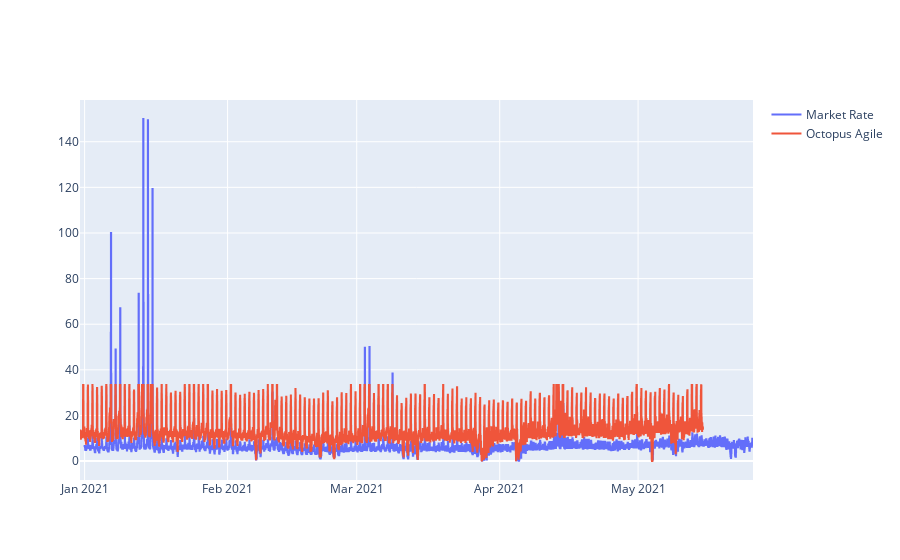

The code cell stored with this chart in its notebook:
### Markdown cell above
# 1) How the pricing of Octopus Agile relates to the market price?

Octopus Agile is tied to wholesale costs.
Octopus has a lot of PPA agreements.

<b>Question - How do PPA affect octopus agile. This analysis I've assumed it follows the market wholesale costs.</b> 

Here we look at the wholesale markets prices against the Octopus agile tariff but need to understand
the make up of octopus's wholesale costs and how their PPA are priced and how much comes directly from the 
day ahead markets. 

Octopus Agile is going to be make up of: 
   
- Wholesale Costs
- Network Costs
- Operating Costs 
- Environmental and Social Obligations 
- VAT - excluded from these numbers anyway.

### Code cell
# Lets investigate the difference between the raw energy price and the agile tariff price
fig = go.Figure()
fig.add_trace(go.Scatter(x=df['date'], y=df['p_kwh'],
                    line = {"shape": 'hv'},
                    mode='lines',
                    name='Market Rate'))

fig.add_trace(go.Scatter(x=octopus_agile_2021['valid_from_datetime'], y=octopus_agile_2021['value_exc_vat'],
                    line = {"shape": 'hv'},
                    mode='lines',
                    name='Octopus Agile'))

fig.show()

### Figure 1 — Plotly figure (JSON) as saved in the notebook; plotly's stock layout.template omitted (floating-point values rounded to 4 significant figures; data arrays with more than 128 entries replaced by an {"elided": "..."} marker saying what was removed)
{"data": [{"line": {"shape": "hv"}, "mode": "lines", "name": "Market Rate", "type": "scatter", "x": {"elided": "3480 str values"}, "y": {"elided": "3480 float values"}}, {"line": {"shape": "hv"}, "mode": "lines", "name": "Octopus Agile", "type": "scatter", "x": {"elided": "6485 str values"}, "y": {"elided": "6485 float values"}}], "layout": {}}
